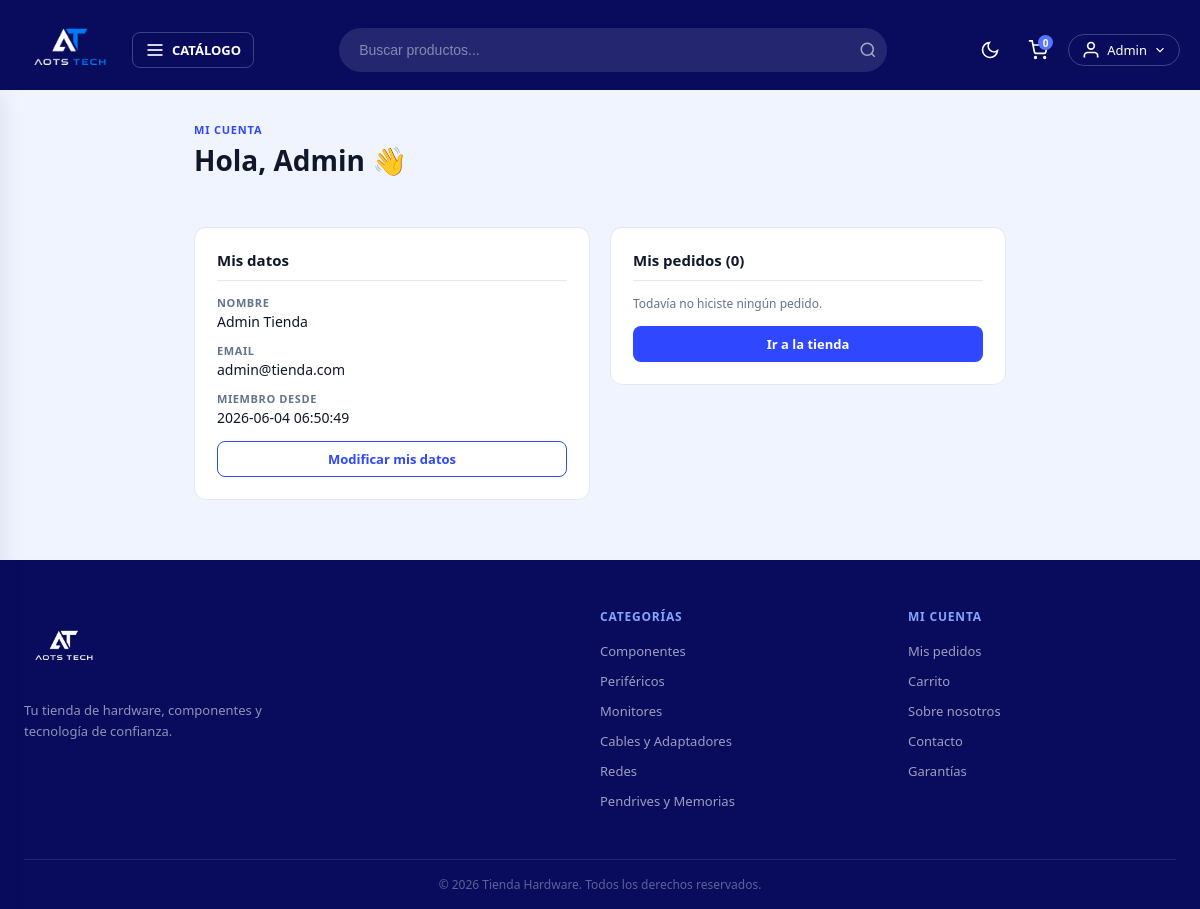
/cuenta (signed in), run on the app's committed database.
### tables this page shows
CREATE TABLE usuarios (
    id          INT AUTO_INCREMENT PRIMARY KEY,
    nombre      VARCHAR(60)  NOT NULL,
    apellido    VARCHAR(60)  NOT NULL,
    email       VARCHAR(100) NOT NULL UNIQUE,
    password    VARCHAR(255) NOT NULL,
    token       VARCHAR(40)  DEFAULT '',
    confirmado  TINYINT(1)   NOT NULL DEFAULT 0,
    admin       TINYINT(1)   NOT NULL DEFAULT 0,
    creado_en   TIMESTAMP    DEFAULT CURRENT_TIMESTAMP
);

CREATE TABLE categorias (
    id          INT AUTO_INCREMENT PRIMARY KEY,
    nombre      VARCHAR(80)  NOT NULL,
    slug        VARCHAR(80)  NOT NULL UNIQUE,
    descripcion VARCHAR(255) DEFAULT ''
);

### controllers/UsuarioController.php (called while the page is built, shortened)
<?php
class UsuarioController {
    public static function dashboard(Router $router) {
        $usuario = Usuario::find($_SESSION['id']);
        $ordenes  = Orden::whereArray(['usuario_id' => $usuario->id]);
        $recientes = array_slice(array_reverse($ordenes), 0, 3);
        $router->render('usuario/dashboard', [
            'titulo'   => 'Mi cuenta',
            'usuario'  => $usuario,
            'total_ordenes' => count($ordenes),
            'ordenes'  => $recientes
        ]);
    }
}

### public/index.php (called while the page is built, shortened)
<?php
require_once __DIR__ . '/../includes/app.php';
$router = new Router();
$router->get('/',         [PaginasController::class, 'index']);
$router->get('/sobre',    [PaginasController::class, 'sobre']);
$router->get('/contacto', [PaginasController::class, 'contacto']);
$router->get('/garantia', [PaginasController::class, 'garantia']);
$router->post('/contacto',[PaginasController::class, 'contacto']);
$router->get('/404',      [PaginasController::class, 'error']);
$router->get('/producto', [PaginasController::class, 'producto']);
$router->get('/categoria-producto/categoria',    [PaginasController::class, 'categoria']);
$router->get('/categoria-producto/subcategoria', [PaginasController::class, 'subcategoria']);
$router->get('/buscar', [BuscadorController::class, 'buscar']);
$router->get('/login',        [AuthController::class, 'login']);
$router->post('/login',       [AuthController::class, 'login']);
$router->post('/logout',      [AuthController::class, 'logout']);
$router->get('/registro',     [AuthController::class, 'registro']);
$router->post('/registro',    [AuthController::class, 'registro']);
$router->get('/confirmar',    [AuthController::class, 'confirmar']);
$router->get('/olvide',       [AuthController::class, 'olvide']);
$router->post('/olvide',      [AuthController::class, 'olvide']);
$router->get('/restablecer',  [AuthController::class, 'restablecer']);
$router->post('/restablecer', [AuthController::class, 'restablecer']);
$router->get('/mensaje',      [AuthController::class, 'mensaje']);
$router->get('/carrito',             [CarritoController::class, 'index']);
$router->post('/carrito/agregar',    [CarritoController::class, 'agregar']);
$router->post('/carrito/actualizar', [CarritoController::class, 'actualizar']);
$router->post('/carrito/eliminar',   [CarritoController::class, 'eliminar']);
$router->post('/carrito/vaciar',     [CarritoController::class, 'vaciar']);
$router->get('/checkout',           [OrdenController::class, 'checkout']);
$router->post('/checkout',          [OrdenController::class, 'checkout']);
$router->get('/orden/confirmacion', [OrdenController::class, 'confirmacion']);
$router->get('/mis-pedidos',        [OrdenController::class, 'misPedidos']);
$router->get('/cuenta',            [UsuarioController::class, 'dashboard']);
$router->get('/cuenta/modificar',  [UsuarioController::class, 'modificar']);
$router->post('/cuenta/modificar', [UsuarioController::class, 'modificar']);
$router->get('/admin/dashboard', [AdminController::class, 'dashboard']);
$router->get('/admin/productos',           [AdminController::class, 'productos']);
$router->get('/admin/productos/crear',     [AdminController::class, 'crearProducto']);
$router->post('/admin/productos/crear',    [AdminController::class, 'crearProducto']);
$router->get('/admin/productos/editar',    [AdminController::class, 'editarProducto']);
$router->post('/admin/productos/editar',   [AdminController::class, 'editarProducto']);
$router->post('/admin/productos/eliminar', [AdminController::class, 'eliminarProducto']);
$router->get('/admin/categorias',           [AdminController::class, 'categorias']);
$router->post('/admin/categorias/crear',    [AdminController::class, 'crearCategoria']);
$router->get('/admin/categorias/editar',    [AdminController::class, 'editarCategoria']);
$router->post('/admin/categorias/editar',   [AdminController::class, 'editarCategoria']);
$router->post('/admin/categorias/eliminar', [AdminController::class, 'eliminarCategoria']);
$router->get('/admin/subcategorias',           [AdminController::class, 'subcategorias']);
$router->post('/admin/subcategorias/crear',    [AdminController::class, 'crearSubcategoria']);
$router->get('/admin/subcategorias/editar',    [AdminController::class, 'editarSubcategoria']);
$router->post('/admin/subcategorias/editar',   [AdminController::class, 'editarSubcategoria']);
$router->post('/admin/subcategorias/eliminar', [AdminController::class, 'eliminarSubcategoria']);
$router->get('/admin/ordenes',  [AdminController::class, 'ordenes']);
$router->get('/admin/usuarios', [AdminController::class, 'usuarios']);
$router->comprobarRutas();

### includes/app.php (called while the page is built, shortened)
<?php
require __DIR__ . '/funciones.php';
spl_autoload_register(function($class) {
    $base  = __DIR__ . '/..';
    $class = str_replace('\\', '/', $class);
    $rutas = [
        $base . '/' . strtolower(explode('/', $class)[0]) . 's/' . basename($class) . '.php',
        $base . '/models/'      . basename($class) . '.php',
        $base . '/controllers/' . basename($class) . '.php',
        $base . '/router/'      . basename($class) . '.php',
    ];
    foreach($rutas as $ruta) {
        if(file_exists($ruta)) {
            return;
        }
    }
});

### models/ActiveRecord.php (called while the page is built, shortened)
<?php
class ActiveRecord {
    protected static $db;
    protected static $tabla = '';
    public static function setDB($database) {
        self::$db = $database;
    }
    public static function consultarSQL($query) {
        $resultado = self::$db->query($query);
        $array = [];
        while($registro = $resultado->fetch_assoc()) {
            $array[] = static::crearObjeto($registro);
        }
        return $array;
    }
    protected static function crearObjeto($registro) {
        $objeto = new static;
        foreach($registro as $key => $value) {
            if(property_exists($objeto, $key)) {
                $objeto->$key = $value;
            }
        }
        return $objeto;
    }
    public static function all($orden = 'DESC') {
        $query = "SELECT * FROM " . static::$tabla . " ORDER BY id {$orden}";
        return self::consultarSQL($query);
    }
    public static function find($id) {
        $id = (int) $id;
        $query = "SELECT * FROM " . static::$tabla . " WHERE id = {$id}";
        $resultado = self::consultarSQL($query);
        return array_shift($resultado);
    }
}

### includes/funciones.php (called while the page is built, shortened)
<?php
function s($html) : string {
    return htmlspecialchars($html ?? '');
}
function is_auth() : bool {
    return isset($_SESSION['id']) && !empty($_SESSION['id']);
}

### views/usuario/dashboard.php (the view, shortened to what this page needs)
<div class="contenedor contenedor--angosto">
    <header class="page-header">
        <p class="page-header__overline">Mi cuenta</p>
        <h1 class="page-header__titulo">Hola, <?= s($usuario->nombre) ?> 👋</h1>
    </header>
    <div class="cuenta-grid seccion">
        <section class="panel">
            <h2 class="resumen__titulo">Mis datos</h2>
            <dl class="datos-lista">
                <div>
                    <dt>Nombre</dt>
                    <dd><?= s($usuario->nombre . ' ' . $usuario->apellido) ?></dd>
                </div>
                <div>
                    <dt>Email</dt>
                    <dd><?= s($usuario->email) ?></dd>
                </div>
                <div>
                    <dt>Miembro desde</dt>
                    <dd><?= s($usuario->creado_en ?? '—') ?></dd>
                </div>
            </dl>
            <a href="/cuenta/modificar" class="boton boton--secundario boton--sm">Modificar mis datos</a>
        </section>
        <section class="panel">
            <h2 class="resumen__titulo">Mis pedidos (<?= (int) $total_ordenes ?>)</h2>
            <?php if (empty($ordenes)): ?>
                <p class="campo__ayuda">Todavía no hiciste ningún pedido.</p>
                <a href="/" class="boton boton--primario boton--sm">Ir a la tienda</a>
            <?php endif; ?>
        </section>
    </div>
</div>

### views/parciales/footer.php (shortened to what this page needs)
<?php if ($es_auth): ?>
<footer class="footer-auth">
    <div class="footer-auth__container">
        <a href="/" class="footer-auth__logo">
            <img src="/img/logo.png" alt="Tienda Hardware">
        </a>
        <p class="footer-auth__desc">
            Tu tienda de hardware, componentes y tecnología de confianza.
        </p>
        <div class="footer-auth__links">
            <a href="/sobre">Sobre nosotros</a>
            <a href="/contacto">Contacto</a>
            <a href="/garantia">Garantías</a>
        </div>
        <div class="footer-auth__copy">
            &copy; <?= date('Y') ?> Tienda Hardware. Todos los derechos reservados.
        </div>
    </div>
</footer>
<?php else: ?>
<footer class="footer">
    <div class="footer__container">
        <div class="footer__grid">
            <div class="footer__col">
                <a href="/" class="footer__logo">
                    <img src="/img/logo.png" alt="Tienda Hardware">
                </a>
                <p class="footer__desc">
                    Tu tienda de hardware, componentes y tecnología de confianza.
                </p>
            </div>
            <div class="footer__col">
                <h4 class="footer__titulo">Categorías</h4>
                <ul class="footer__lista">
                    <?php
                    foreach (array_slice($categorias_nav, 0, 6) as $cat):
                    ?>
                    <li>
                        <a href="/categoria-producto/categoria?categoria=<?= s($cat->slug) ?>">
                            <?= s($cat->nombre) ?>
                        </a>
                    </li>
                    <?php endforeach; ?>
                </ul>
            </div>
            <div class="footer__col">
                <h4 class="footer__titulo">Mi cuenta</h4>
                <ul class="footer__lista">
                    <?php if (is_auth()): ?>
                    <li><a href="/mis-pedidos">Mis pedidos</a></li>
                    <li><a href="/carrito">Carrito</a></li>
                    <?php else: ?>
                    <li><a href="/login">Iniciar sesión</a></li>
                    <li><a href="/registro">Crear cuenta</a></li>
                    <?php endif; ?>
                    <li><a href="/sobre">Sobre nosotros</a></li>
                    <li><a href="/contacto">Contacto</a></li>
                    <li><a href="/garantia">Garantías</a></li>
                </ul>
            </div>
        </div>
        <div class="footer__copy">
            <p>&copy; <?= date('Y') ?> Tienda Hardware. Todos los derechos reservados.</p>
        </div>
    </div>
</footer>
<?php endif; ?>

### public/css/estilo.css (style rules this page uses)
:root { --c50: #e8f0ff; --c100: #d4e2ff; --c200: #b2c9ff; --c300: #84a5ff; --c400: #5475ff; --c500: #2e47ff; --c600: #0a15ff; --c800: #050dce; --c900: #101aad; --c950: #090c5d; --nav-h: 90px; --bg: #f0f4ff; --bg-card: #ffffff; --bg-panel: #ffffff; --border: #e2e8f5; --text: #0f172a; --text-muted:#64748b; --shadow: 0 4px 24px rgba(9,12,93,.10); }
*, *::before, *::after { box-sizing: border-box; margin: 0; padding: 0; }
html { scroll-behavior: smooth; }
body { font-family: system-ui, -apple-system, sans-serif; background: var(--bg); color: var(--text); transition: background .3s, color .3s; min-height: 100vh; }
a { text-decoration: none; color: inherit; }
ul { list-style: none; }
img { display: block; max-width: 100%; }
.footer { background: var(--c950); color: rgba(255,255,255,.8); margin-top: 60px; padding: 48px 0 0; }
.footer__container { max-width: 1200px; margin: 0 auto; padding: 0 24px; }
.footer__grid { display: grid; grid-template-columns: 2fr 1fr 1fr; gap: 40px; padding-bottom: 40px; }
.footer__logo img { height: 80px; margin-bottom: 12px; filter: brightness(0) invert(1); }
.footer__desc { font-size: 13px; line-height: 1.6; color: rgba(255,255,255,.55); max-width: 260px; }
.footer__titulo { font-size: 12px; font-weight: 700; letter-spacing: .8px; text-transform: uppercase; color: var(--c300); margin-bottom: 14px; }
.footer__lista li { margin-bottom: 8px; }
.footer__lista a { font-size: 13px; color: rgba(255,255,255,.6); transition: color .15s; }
.footer__copy { border-top: 1px solid rgba(255,255,255,.1); padding: 16px 0; font-size: 12px; color: rgba(255,255,255,.35); text-align: center; }
:root { --danger: #e53e3e; --exito: #38a169; --aviso: #ed8936; }
.contenedor { max-width: 1200px; margin: 0 auto; padding: 0 24px; }
.seccion { margin: 48px auto; }
.page-header { margin: 32px 0 20px; }
.page-header__overline { font-size: 11px; font-weight: 700; letter-spacing: .8px; text-transform: uppercase; color: var(--c500); margin-bottom: 4px; }
.page-header__titulo { font-size: 28px; font-weight: 700; color: var(--text); }
.boton { display: inline-flex; align-items: center; justify-content: center; gap: 8px; border: 1.5px solid transparent; border-radius: 8px; font-size: 14px; font-weight: 600; padding: 0 18px; height: 42px; transition: background .15s, border-color .15s, color .15s; text-decoration: none; cursor: pointer; }
.boton--primario { background: var(--c500); color: #fff; }
.boton--secundario { background: transparent; border-color: var(--c500); color: var(--c500); }
.boton--sm { height: 36px; font-size: 13px; padding: 0 14px; }
.campo__ayuda { font-size: 12px; color: var(--text-muted); }
.contenedor--angosto { max-width: 860px; }
.resumen__titulo { font-size: 15px; font-weight: 700; color: var(--text); padding-bottom: 10px; border-bottom: 1px solid var(--border); }
.cuenta-grid { display: grid; grid-template-columns: 1fr 1fr; gap: 20px; align-items: start; }
.panel { background: var(--bg-card); border: 1px solid var(--border); border-radius: 12px; padding: 22px; display: flex; flex-direction: column; gap: 14px; }
.datos-lista { display: flex; flex-direction: column; gap: 12px; }
.datos-lista div { display: flex; flex-direction: column; gap: 2px; }
.datos-lista dt { font-size: 11px; font-weight: 700; letter-spacing: .6px; text-transform: uppercase; color: var(--text-muted); }
.datos-lista dd { font-size: 14px; color: var(--text); }

### data on the page
usuarios: nombre "Admin", nombre+apellido "Admin Tienda", email "admin@tienda.com", creado_en "2026-06-04 06:50:49"
categorias: nombre "Componentes"
categorias: nombre "Periféricos"
categorias: nombre "Monitores"
categorias: nombre "Cables y Adaptadores"
categorias: nombre "Redes"
categorias: nombre "Pendrives y Memorias"

### other printed values
total_carrito() "0"
s($_SESSION['nombre']) "Admin"
$total_ordenes "0"
